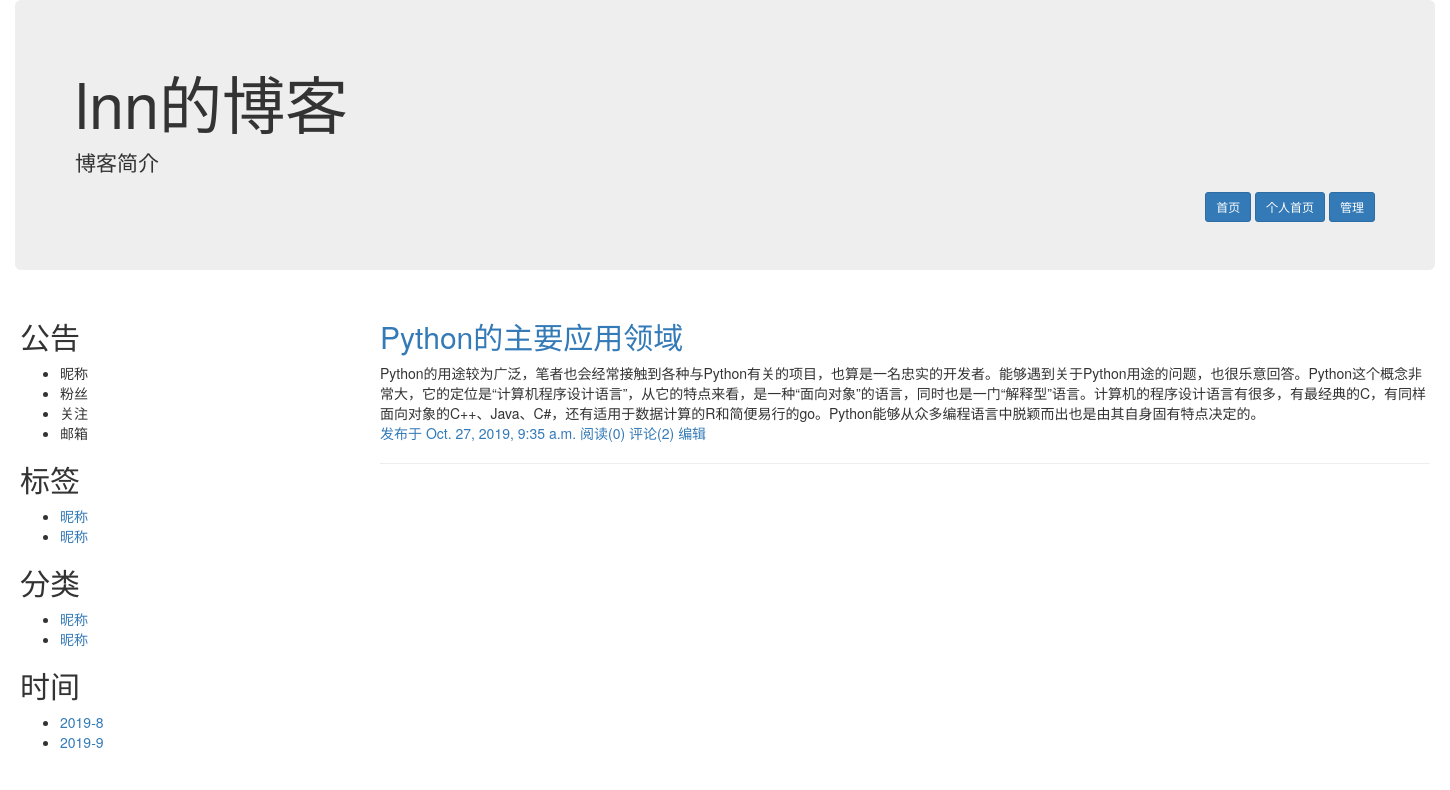
/LNN.html/, run on the app's committed database.
### repository/models.py (models this page shows, shortened)
class Blog(models.Model):
	theme_type = [('blue',"蓝色"),('red',"红色"),('green',"绿色")]
	bid = models.AutoField(primary_key=True,verbose_name="博客id")
	theme = models.CharField(choices=theme_type,max_length=10,verbose_name="主题类型")
	title = models.CharField(max_length=255,verbose_name="博客标题")
	summary = models.TextField(verbose_name="博客简介",null=True,blank=True)
	user = models.OneToOneField(to=User,on_delete=models.CASCADE)
	class Meta:
		verbose_name_plural = "博客信息"

class Article(models.Model):
	article_type = [(1,"Python"),(2,"Java"),(3,"Django"),(4,"JavaScript"),(5,"五彩缤纷")]
	title = models.CharField(max_length=255,verbose_name='文章标题')
	author = models.ForeignKey(to=User,on_delete=models.CASCADE,verbose_name="作者")
	summary = models.TextField(verbose_name='文字简介')
	ctime = models.DateTimeField(auto_now_add=True,verbose_name="创建时间")
	text = models.OneToOneField(to=ArticleDetial,on_delete=models.CASCADE,verbose_name="文章正文")
	type_id = models.IntegerField(verbose_name='文章类型',choices=article_type,)
	class Meta:
		verbose_name_plural = '文章列表'

class ArticleDetial(models.Model):
	text = models.TextField(verbose_name="文章正文")
	class Meta:
		verbose_name_plural = '文章正文'

### web/views.py (the view)
# urls.py: path('<str:blog>.html/',views.blog,name = "blog"),
def blog(request,blog):
	user_obj = models.User.objects.filter(account=blog).all().first()
	blog_obj = models.Blog.objects.filter(user__account=blog).all().first()
	caption_obj = models.Caption.objects.filter(blog__user__account=blog)
	article_obj = models.Article.objects.filter(author__account=blog)
	return render(request,'blog.html',locals())

### templates/blog.html (shortened to what this page needs)
<!DOCTYPE html>
<html lang="en">
<head>
    <link rel="stylesheet" href="/static/plugins/bootstrap-3.3.7-dist/css/bootstrap.css">
</head>
<body>
<div class="container-fluid">
    <div class="jumbotron">
        <h1>{{ blog_obj.title }}</h1>
        <p>博客简介</p>
        <div class="text-right">
            <a class="btn btn-primary btn-sm" href="#" role="button">首页</a>
            <a class="btn btn-primary btn-sm" href="#" role="button">个人首页</a>
            <a class="btn btn-primary btn-sm" href="#" role="button">管理</a>
        </div>
    </div>
</div>
<div class="container" style="width: 1440px">
    <div class="row">
        <div class="col-sm-3">
            <div class="person_info">
                <h2>公告</h2>
                <ul>
                    <li>昵称</li>
                    <li>粉丝</li>
                    <li>关注</li>
                    <li>邮箱</li>
                </ul>
            </div>
            <div class="caption_list">
                <h2>标签</h2>
                <ul>
                    <li><a href="">昵称</a></li>
                    <li><a href="">昵称</a></li>
                </ul>
            </div>
            <div class="classify_list">
                <h2>分类</h2>
                <ul>
                    <li><a href="">昵称</a></li>
                    <li><a href="">昵称</a></li>
                </ul>
            </div>
            <div class="date">
                <h2>时间</h2>
                <ul>
                    <li><a href="">2019-8</a></li>
                    <li><a href="">2019-9</a></li>
                </ul>
            </div>
        </div>
        <div class="col-sm-9 article">
            {% for article in article_obj %}
                <div class="article_box">
                    <div class="article_title"><a href="{% url "get_article" blog=user_obj.account article_id=article.id %}"><h2>{{ article.title }}</h2></a></div>
                    <div class="article_detail">{{ article.text.text }}</div>
                    <a class="article_ctime">发布于 {{ article.ctime }}</a>
                    <a class="read_count">阅读({{ article.perference_set.count }})</a>
                    <a class="comment_count">评论({{ article.comment_set.count }})</a>
                    <a href="">编辑</a>
                    <hr>
                </div>
            {% endfor %}
        </div>
    </div>
</div>
</body>
</html>

### data on the page
Blog: title "lnn的博客"
Article: title "Python的主要应用领域", text.text "Python的用途较为广泛，笔者也会经常接触到各种与Python有关的项目，也算是一名忠实的开发者。能够遇到关于Python用途的问题，也很乐意回答。Python这个概念非常大，它的定位是“计算机程序设计语言”，从它的特点来看，是一种“面向对象”的语言，同时也是一门“解释型”语言。计算机的程序设计语言有很多，有最经典的C，有同样面向对象的C++、Java、C#，还有适用于数据计算的R和简便易行的go。Python能够从众多编程语言中脱颖而出也是由其自身固有特点决定的。", ctime "Oct. 27, 2019, 9:35 a.m.", perference_set.count "0", comment_set.count "2"
